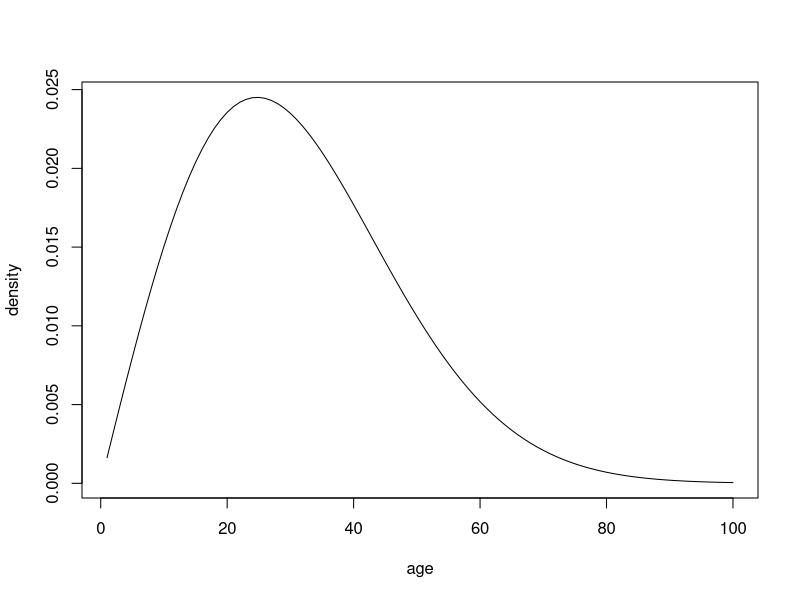
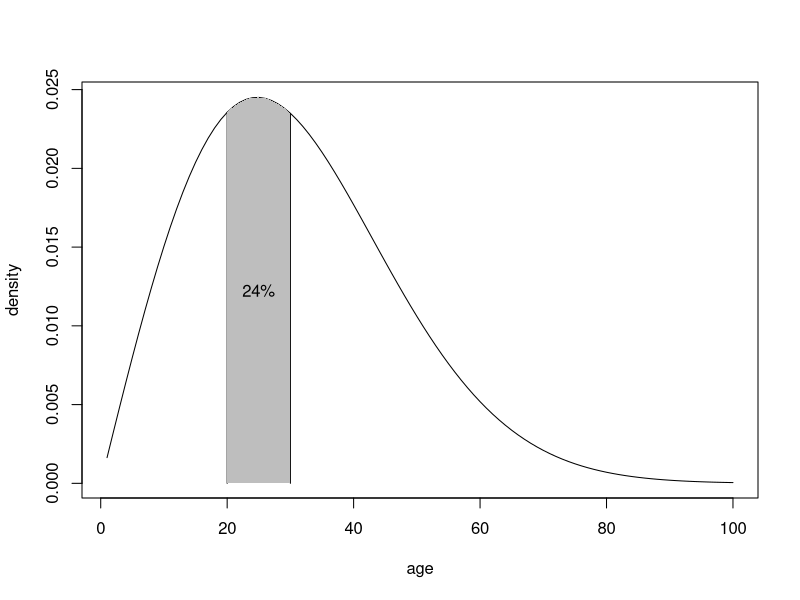
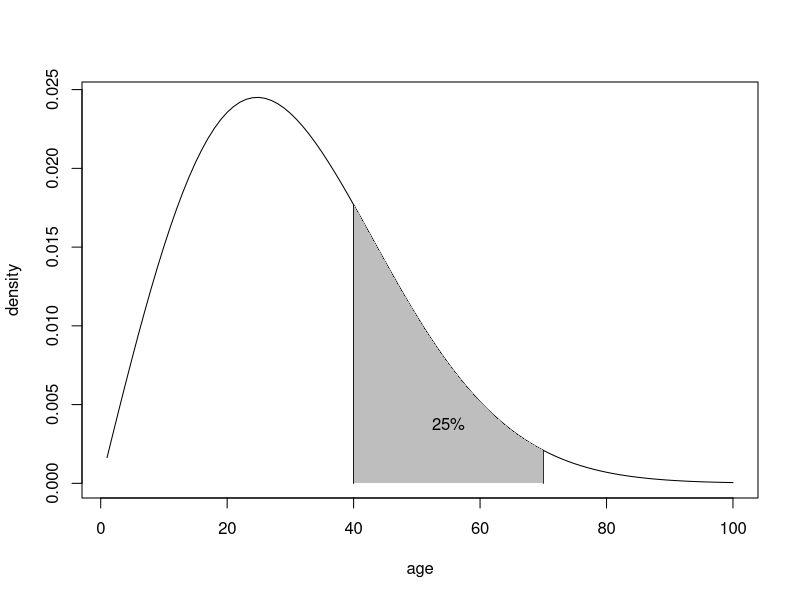
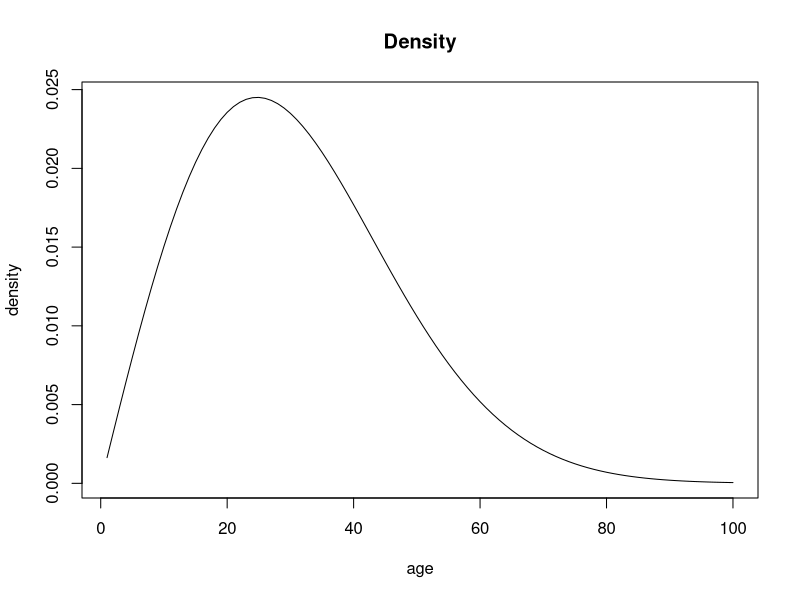
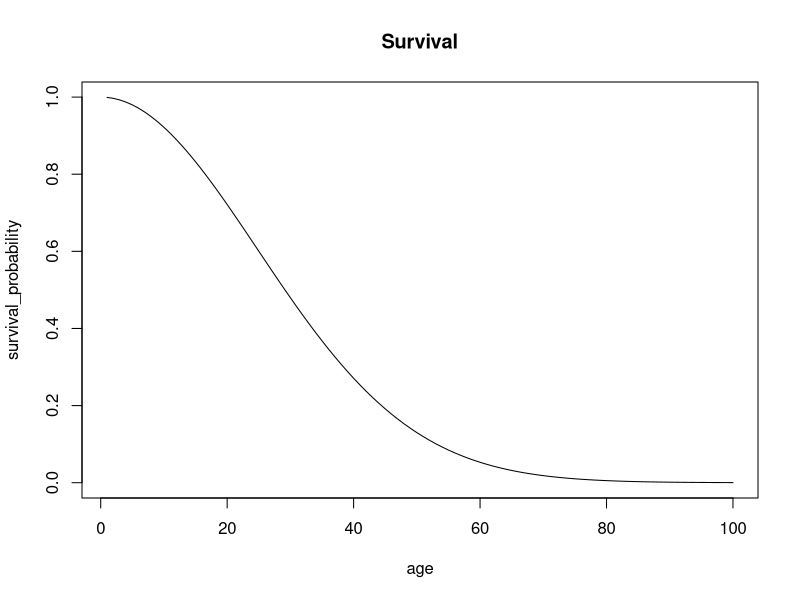
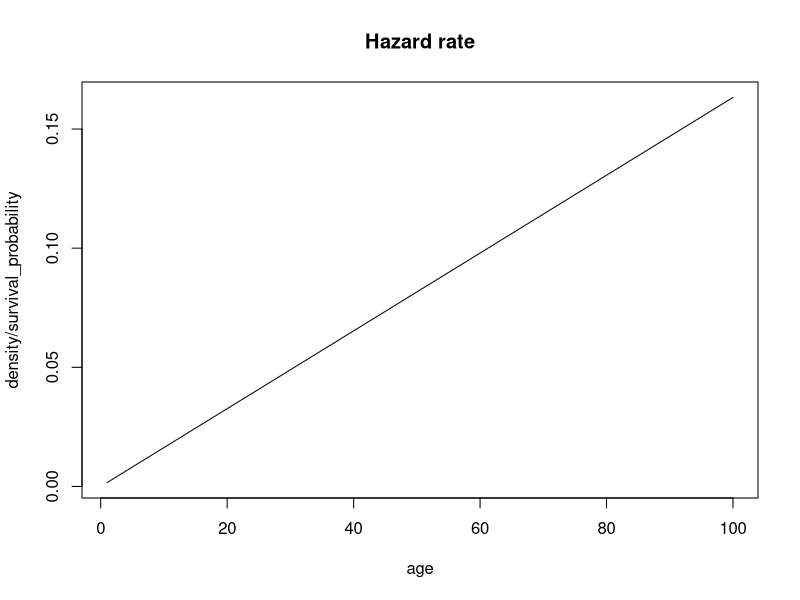
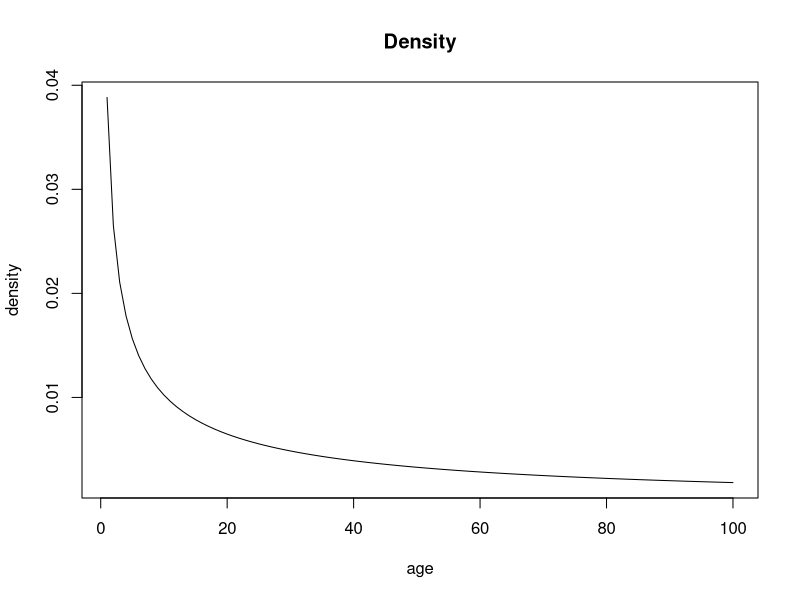
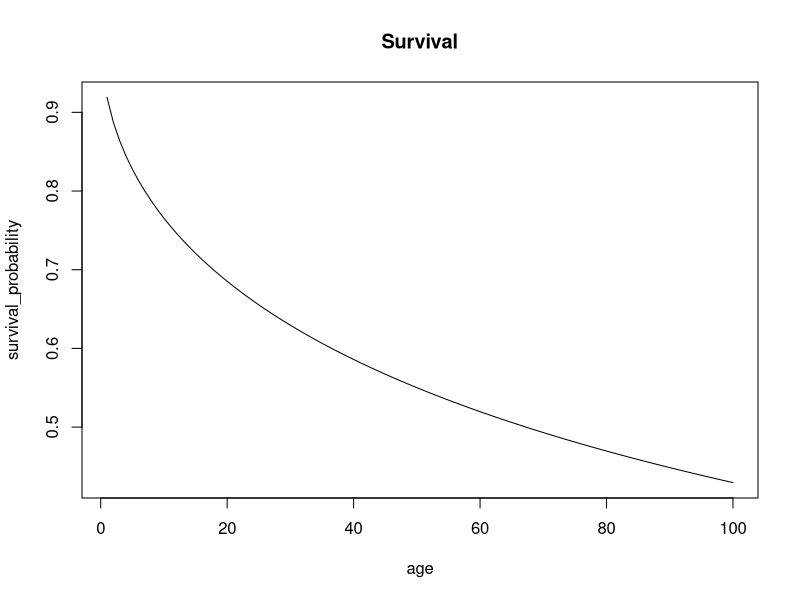

Reproduce these figures in R, in order.
## ---- chunk 1
age <- seq(1, 100, by=1)
age <- round(age, 1)
density <- dweibull(age, 2, 35)
plot(age, density, type="l")
## ---- chunk 2
pct <- function(x) (paste(round(100*x), "%", sep=""))
plot(age, density, type="l")
age1 <- 20
age2 <- 30
age_mean <- (age1+age2) / 2
segments(age1, 0, age1, density[age==age1])
segments(age2, 0, age2, density[age==age2])
age_range <- (age>=age1) & (age<=age2)
polygon(x=c(age2, age1, age[age_range]), y=c(0, 0, density[age_range]), border=NA, col="gray")
p1 <- pweibull(age1, 2, 35)
p2 <- pweibull(age2, 2, 35)
probability <- p2 - p1
text(age_mean, 0.5*density[age==age_mean], pct(probability))
## ---- chunk 3
plot(age, density, type="l")
age3 <- 40
age4 <- 70
age_mean <- (age3+age4) / 2
segments(age3, 0, age3, density[age==age3])
segments(age4, 0, age4, density[age==age4])
age_range <- (age>=age3) & (age<=age4)
polygon(x=c(age4, age3, age[age_range]), y=c(0, 0, density[age_range]), border=NA, col="gray")
p3 <- pweibull(age3, 2, 35)
p4 <- pweibull(age4, 2, 35)
probability <- p4 - p3
text(age_mean, 0.5*density[age==age_mean], pct(probability))
## ---- chunk 4
f1 <- round(10000*(p2-p1))
d1 <- 365*(age2-age1) + (age2-age1) %/% 4
r1 <- round(f1/d1, 2)
x1 <- round(10000*p1)
y1 <- 10000 - x1
h1 <- round(r1 * 10000 / y1, 2)

f3 <- round(10000*(p4-p3))
d3 <- 365*(age4-age3) + (age4-age3) %/% 4
r3 <- round(f3/d3, 2)
x3 <- round(10000*p3)
y3 <- 10000 - x3
h3 <- round(r3 * 10000 / y3, 2)
## ---- chunk 5
plot(age, density, type="l")
title("Density")
survival_probability <- 1 - pweibull(age, 2, 35)
plot(age, survival_probability, type="l")
title("Survival")
plot(age, density / survival_probability, type="l")
title("Hazard rate")
## ---- chunk 6
density <- dweibull(age, 0.5, 140)
plot(age, density, type="l")
title("Density")
survival_probability <- 1 - pweibull(age, 0.5, 140)
plot(age, survival_probability, type="l")
title("Survival")
plot(age, density / survival_probability, type="l")
title("Hazard rate")
## ---- chunk 7
density <- dexp(age, rate=1/70)
plot(age, density, type="l")
title("Density")
survival_probability <- 1 - pexp(age, rate=1/70)
plot(age, survival_probability, type="l")
title("Survival")
plot(age, density / survival_probability, type="l")
title("Hazard rate")
